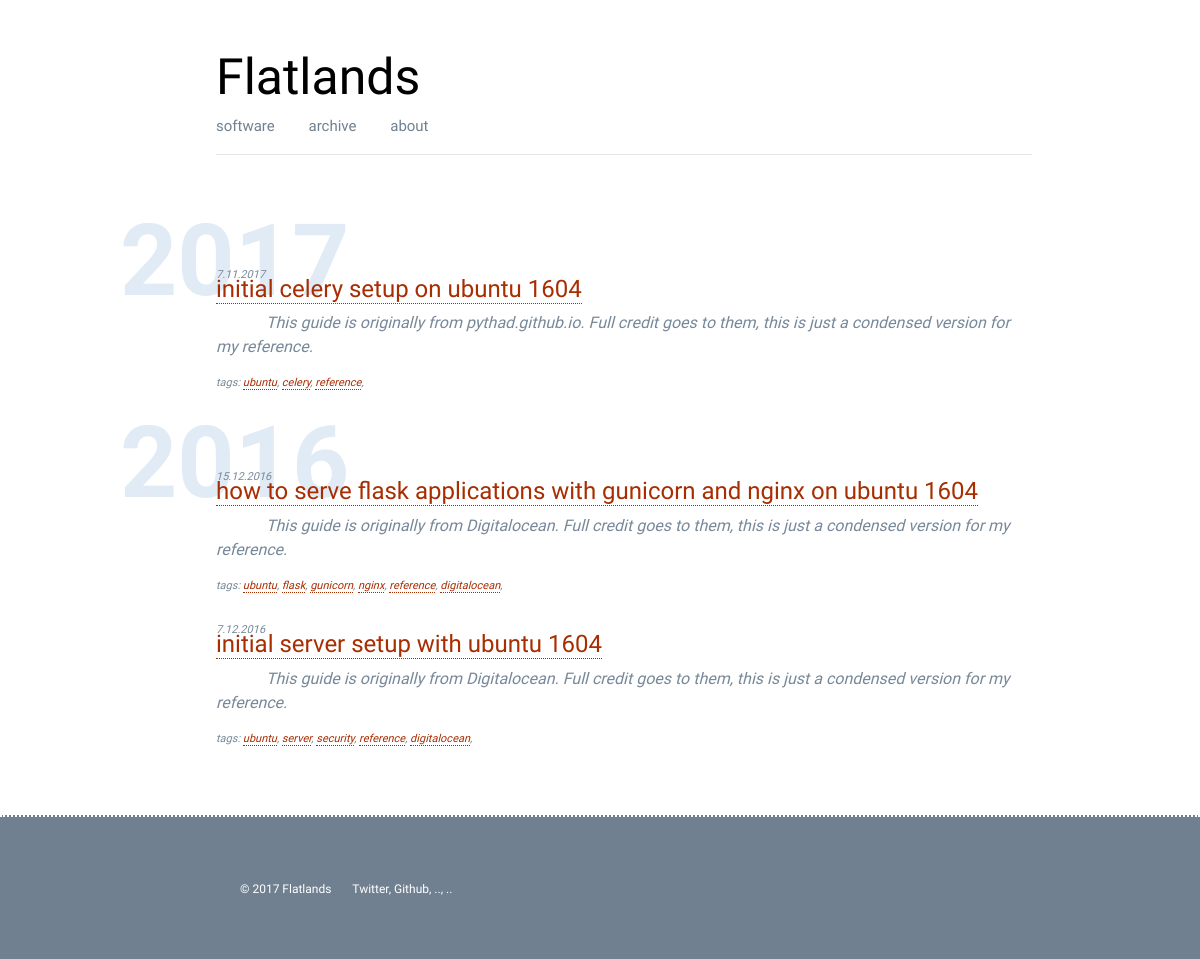
/blog, run on an earlier commit of the app's database.
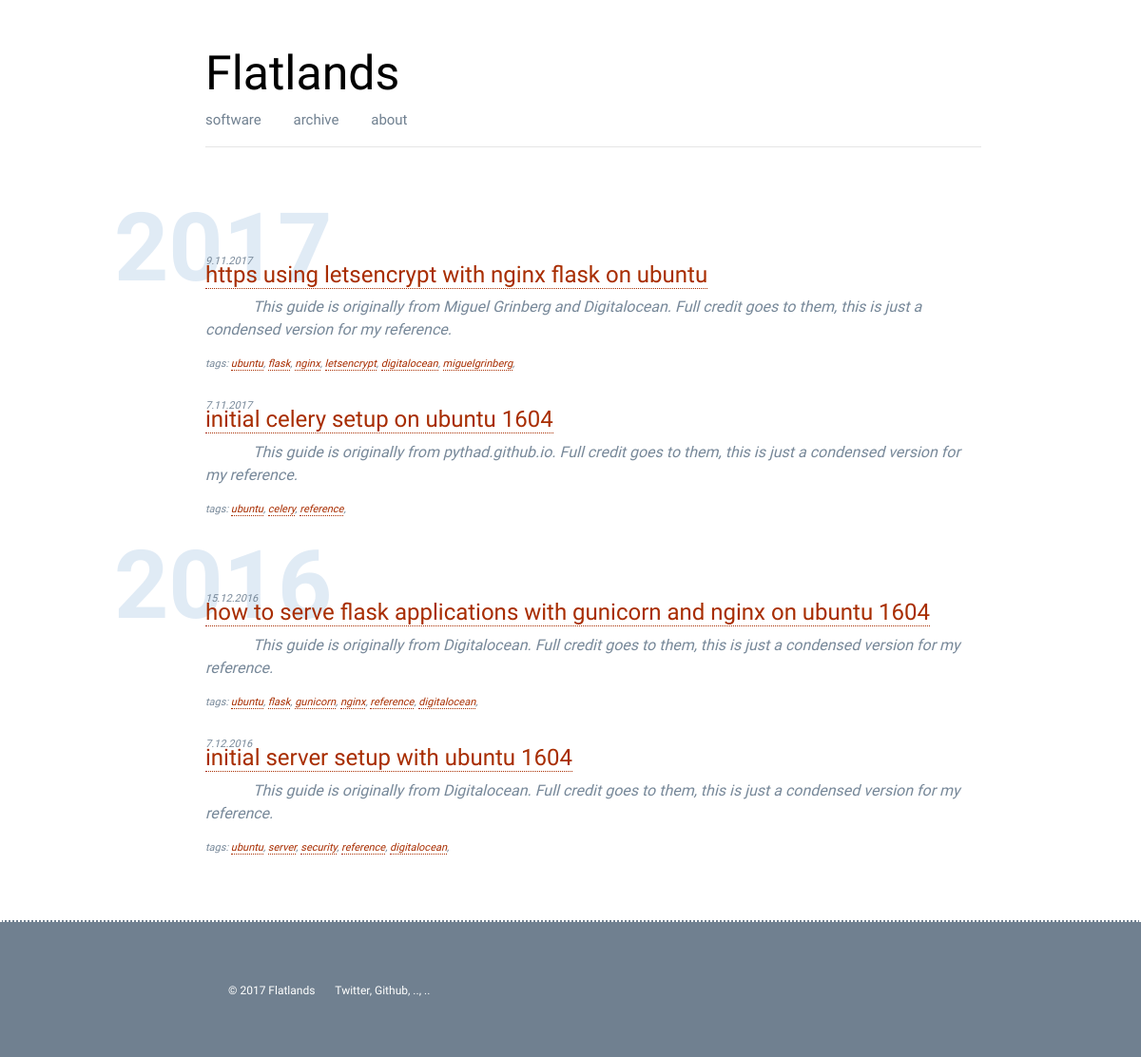
And on a later commit of the database.
### app.py (models this page shows, shortened)
class Post(db.Model):
    id = db.Column(db.Integer, primary_key=True)
    title = db.Column(db.String())
    author = db.Column(db.String())
    tags = db.Column(db.String())
    strap = db.Column(db.String())
    content = db.Column(db.String())
    pub_date = db.Column(db.String())
    published = db.Column(db.String())

### app.py (the view)
@app.route('/blog')
def blog():
    posts = modules.database.to_json(Post.query.all())
    years = modules.database.get_post_years(posts)
    return render_template('blog.html', posts=posts, years=years)

### modules/database.py (called while the page is built)
def to_json(results):
    result = {}
    item = {}
    count = 1
    for row in results:
        for k, v in row.__dict__.items():
            if not k.startswith('_') and k != 'id':
                item[k] = v
        result[count] = item
        count += 1
        item = {}
    return result

def get_post_years(posts=None):
    years = []
    for code, data in posts.items():
        day, month, year = data['pub_date'].split('.')
        years.append(year)
    return sorted(list(set(years)), reverse=True)

### templates/blog.html
{% extends "base.html" %}
{% block content %}
{% for year in years %}
<div class="section-head"><h4>{{ year }}</h4></div>
    {% for code, data in posts.items()|reverse %}
        {% if data.pub_date.endswith(year) and data.published != 'False' %}
            <div class="blog-post">
                <small>{{data.pub_date}}</small>
                <h4><a href="/blog/{{ data.title|replace(" ", "-") }}">{{data.title}}</a></h4>
                <div class="blog-post-strap">{{data.strap}}</div>
                <div>
                    <small>
                        tags:
                        {% for tag in data.tags.split(' ') %}
                        <a href="/tag/{{tag}}">{{tag}}</a>,
                        {% endfor %}
                    </small>
                </div>
            </div>
        {% endif %}
    {% endfor %}
{% endfor %}
{% endblock %}

### templates/base.html (shortened to what this page needs)
<!doctype html>
<html lang="en">
  <head>
    <link rel="stylesheet" href="https://maxcdn.bootstrapcdn.com/bootstrap/4.0.0-beta.2/css/bootstrap.min.css">
    <link rel="stylesheet" type="text/css" href="{{ url_for('static', filename='css/main.css') }}">
  </head>
  <body>
    <div class="main-content">
      {% include 'header.html' %}
      {% block content %}
      {% endblock %}
    </div>
    {% include 'footer.html' %}
  </body>
</html>

### templates/header.html
<div class="header">
<div class="title"><a href="/blog">Flatlands</a></div>
<div class="header-nav">
  <a href="/software">software</a>
  <a href="/blog">archive</a>
  <a href="/about">about</a>
</div>
<hr>
</div>

### templates/footer.html
<p style="height:40px;"></p>
<div class="footer">
    <div class="footer-detail">
        <small>© 2017 Flatlands &ensp; &ensp;
            <a href="">Twitter</a>,
            <a href="">Github</a>,
            <a href="">..</a>,
            <a href="">..</a>
        </small>
    </div>
</div>

### static/css/main.css (style rules this page uses)
body { margin: 0; font-family: 'Maven Pro', sans-serif; }
.header { padding-bottom: 30px; padding-top: 40px; padding-left: 10%; padding-right: 5%; }
.header a { color: black; text-decoration: none; }
.title { font-size: 50px; }
.header-nav { color: slategray; word-spacing: 30px; font-size: 15px; }
.header-nav a { color: slategray; text-decoration: none; }
.main-content { padding-left: 10%; padding-right: 10%; }
.section-head { color: rgba(0, 92, 173, 0.12); height: 50px; }
.section-head h4 { font-weight: bold; font-size: 100px; }
.blog-post { padding-left: 10%; padding-right: 5%; padding-bottom: 20px; }
.blog-post small { position: relative; top: 10px; color: lightslategray; font-size: 11px; font-style: italic; }
.blog-post-strap { text-indent: 50px; color: lightslategray; font-style: italic; }
.blog-post h4 { color: darkslategray; }
.blog-post a { color: rgb(168, 45, 0); text-decoration: none; border-width: 1px; border-bottom-style: dotted; }
.footer { background-color: slategray; color: white; font-size: 15px; border-width: 2px; border-top-style: dotted; }
.footer-detail { padding-top: 60px; padding-bottom: 60px; padding-left: 20%; padding-right: 20%; }
.footer-detail a { color: white; text-decoration: none; }

What changed in the data, as far as the page shows it:
added Post: pub_date "9.11.2017", title "https using letsencrypt with nginx flask on ubuntu", strap "This guide is originally from Miguel Grinberg and Digitalocean. Full credit goes to them, this is just a condensed version for my reference."
Also different on the page:
new list line: "tags: ubuntu , flask , nginx , letsencrypt , digitalocean , miguelgrinberg ,"
